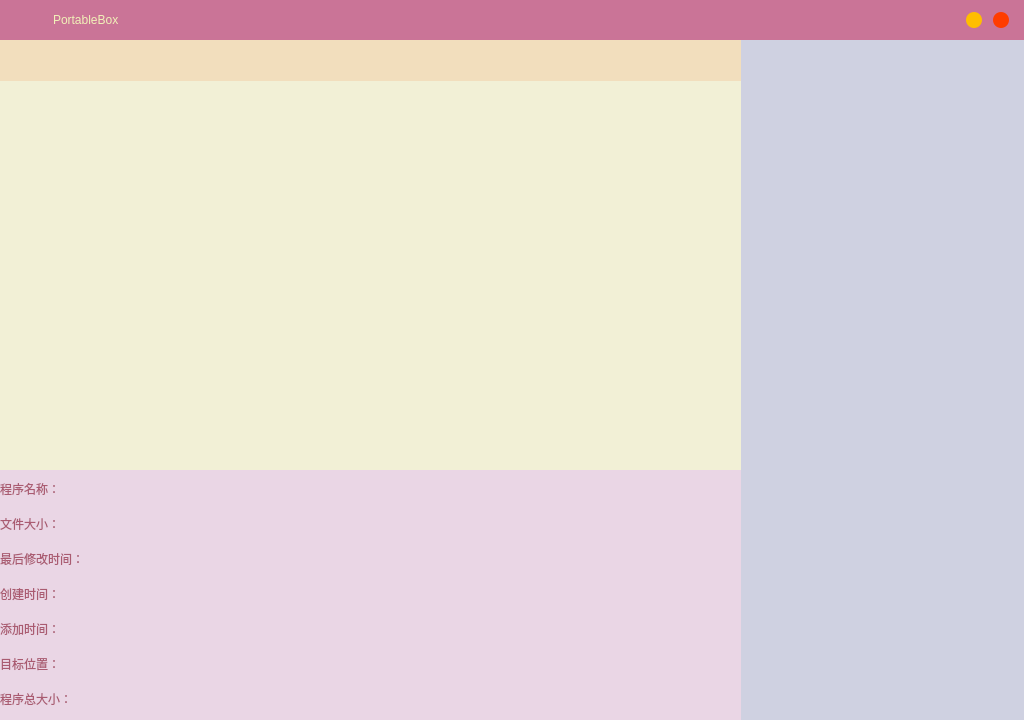
<?xml version="1.0" encoding="UTF-8"?>
<ui version="4.0">
 <class>MainWindow</class>
 <widget class="QMainWindow" name="MainWindow">
  <property name="geometry">
   <rect>
    <x>0</x>
    <y>0</y>
    <width>1024</width>
    <height>720</height>
   </rect>
  </property>
  <property name="minimumSize">
   <size>
    <width>1024</width>
    <height>720</height>
   </size>
  </property>
  <widget class="QWidget" name="BackGroundWidget">
   <property name="styleSheet">
    <string notr="true">QWidget{background-color: rgba(255, 254, 244, 250);}
</string>
   </property>
   <widget class="QWidget" name="TitleWidget" native="true">
    <property name="geometry">
     <rect>
      <x>0</x>
      <y>0</y>
      <width>1024</width>
      <height>40</height>
     </rect>
    </property>
    <property name="styleSheet">
     <string notr="true">font: 11pt &quot;微软雅黑&quot;;
background-color: rgb(202, 116, 151);
</string>
    </property>
    <layout class="QHBoxLayout">
     <property name="spacing">
      <number>6</number>
     </property>
     <property name="leftMargin">
      <number>15</number>
     </property>
     <property name="topMargin">
      <number>0</number>
     </property>
     <property name="rightMargin">
      <number>15</number>
     </property>
     <property name="bottomMargin">
      <number>0</number>
     </property>
     <item>
      <widget class="QLabel" name="Icon">
       <property name="sizePolicy">
        <sizepolicy hsizetype="Minimum" vsizetype="Minimum">
         <horstretch>0</horstretch>
         <verstretch>0</verstretch>
        </sizepolicy>
       </property>
       <property name="minimumSize">
        <size>
         <width>32</width>
         <height>32</height>
        </size>
       </property>
       <property name="maximumSize">
        <size>
         <width>32</width>
         <height>32</height>
        </size>
       </property>
       <property name="styleSheet">
        <string notr="true">QLabel{	
	image:url(:/icon/images/app_icon.png);}</string>
       </property>
       <property name="text">
        <string/>
       </property>
      </widget>
     </item>
     <item>
      <widget class="QLabel" name="Title">
       <property name="styleSheet">
        <string notr="true">QLabel{
    color: rgb(241, 241, 184);
	background-color: rgba(200 ,200, 200,0);
	qproperty-alignment: AlignCenter;
}</string>
       </property>
       <property name="text">
        <string>PortableBox</string>
       </property>
      </widget>
     </item>
     <item>
      <spacer name="TitleSpacer">
       <property name="orientation">
        <enum>Qt::Orientation::Horizontal</enum>
       </property>
       <property name="sizeHint" stdset="0">
        <size>
         <width>40</width>
         <height>20</height>
        </size>
       </property>
      </spacer>
     </item>
     <item>
      <widget class="QPushButton" name="ButtonMin">
       <property name="minimumSize">
        <size>
         <width>16</width>
         <height>16</height>
        </size>
       </property>
       <property name="maximumSize">
        <size>
         <width>16</width>
         <height>16</height>
        </size>
       </property>
       <property name="styleSheet">
        <string notr="true">QPushButton {
	border: 0px;
    border-radius: 8px;
	background-color: rgb(255, 190, 0);}
QPushButton:hover {
	background-color: rgb(170, 170, 255);}
QPushButton:pressed {
	background-color: rgb(0, 170, 255);}</string>
       </property>
       <property name="text">
        <string/>
       </property>
      </widget>
     </item>
     <item>
      <spacer name="TitleSpacer_2">
       <property name="orientation">
        <enum>Qt::Orientation::Horizontal</enum>
       </property>
       <property name="sizeType">
        <enum>QSizePolicy::Policy::Minimum</enum>
       </property>
       <property name="sizeHint" stdset="0">
        <size>
         <width>5</width>
         <height>20</height>
        </size>
       </property>
      </spacer>
     </item>
     <item>
      <widget class="QPushButton" name="ButtonExit">
       <property name="minimumSize">
        <size>
         <width>16</width>
         <height>16</height>
        </size>
       </property>
       <property name="maximumSize">
        <size>
         <width>16</width>
         <height>16</height>
        </size>
       </property>
       <property name="styleSheet">
        <string notr="true">QPushButton {
	border: 0px;
    border-radius: 8px;
	background-color: rgb(255, 60, 0);}
QPushButton:hover {
	background-color: rgb(170, 170, 255);}
QPushButton:pressed {
	background-color: rgb(0, 170, 255);}</string>
       </property>
       <property name="text">
        <string/>
       </property>
      </widget>
     </item>
    </layout>
   </widget>
   <widget class="QWidget" name="AppWidget" native="true">
    <property name="geometry">
     <rect>
      <x>0</x>
      <y>81</y>
      <width>741</width>
      <height>391</height>
     </rect>
    </property>
    <property name="sizePolicy">
     <sizepolicy hsizetype="Preferred" vsizetype="Preferred">
      <horstretch>0</horstretch>
      <verstretch>0</verstretch>
     </sizepolicy>
    </property>
    <property name="styleSheet">
     <string notr="true">QWidget{background-color: rgba(241, 239, 212, 240)}</string>
    </property>
    <layout class="QVBoxLayout" name="verticalLayout">
     <property name="spacing">
      <number>12</number>
     </property>
     <property name="leftMargin">
      <number>12</number>
     </property>
     <property name="topMargin">
      <number>12</number>
     </property>
     <property name="rightMargin">
      <number>0</number>
     </property>
     <property name="bottomMargin">
      <number>12</number>
     </property>
     <item>
      <layout class="QHBoxLayout" name="horizontalLayout_1">
       <property name="spacing">
        <number>12</number>
       </property>
       <property name="leftMargin">
        <number>12</number>
       </property>
       <item>
        <spacer name="horizontalSpacer">
         <property name="orientation">
          <enum>Qt::Orientation::Horizontal</enum>
         </property>
         <property name="sizeHint" stdset="0">
          <size>
           <width>40</width>
           <height>48</height>
          </size>
         </property>
        </spacer>
       </item>
      </layout>
     </item>
     <item>
      <layout class="QHBoxLayout" name="horizontalLayout_2">
       <property name="spacing">
        <number>12</number>
       </property>
       <property name="leftMargin">
        <number>12</number>
       </property>
       <item>
        <spacer name="horizontalSpacer_2">
         <property name="orientation">
          <enum>Qt::Orientation::Horizontal</enum>
         </property>
         <property name="sizeHint" stdset="0">
          <size>
           <width>40</width>
           <height>48</height>
          </size>
         </property>
        </spacer>
       </item>
      </layout>
     </item>
     <item>
      <layout class="QHBoxLayout" name="horizontalLayout_3">
       <property name="spacing">
        <number>12</number>
       </property>
       <property name="leftMargin">
        <number>12</number>
       </property>
       <item>
        <spacer name="horizontalSpacer_3">
         <property name="orientation">
          <enum>Qt::Orientation::Horizontal</enum>
         </property>
         <property name="sizeHint" stdset="0">
          <size>
           <width>40</width>
           <height>48</height>
          </size>
         </property>
        </spacer>
       </item>
      </layout>
     </item>
     <item>
      <layout class="QHBoxLayout" name="horizontalLayout_4">
       <property name="spacing">
        <number>12</number>
       </property>
       <property name="leftMargin">
        <number>12</number>
       </property>
       <item>
        <spacer name="horizontalSpacer_4">
         <property name="orientation">
          <enum>Qt::Orientation::Horizontal</enum>
         </property>
         <property name="sizeHint" stdset="0">
          <size>
           <width>40</width>
           <height>48</height>
          </size>
         </property>
        </spacer>
       </item>
      </layout>
     </item>
     <item>
      <layout class="QHBoxLayout" name="horizontalLayout_5">
       <property name="spacing">
        <number>12</number>
       </property>
       <property name="leftMargin">
        <number>12</number>
       </property>
       <item>
        <spacer name="horizontalSpacer_5">
         <property name="orientation">
          <enum>Qt::Orientation::Horizontal</enum>
         </property>
         <property name="sizeHint" stdset="0">
          <size>
           <width>40</width>
           <height>48</height>
          </size>
         </property>
        </spacer>
       </item>
      </layout>
     </item>
     <item>
      <layout class="QHBoxLayout" name="horizontalLayout_6">
       <property name="spacing">
        <number>12</number>
       </property>
       <property name="leftMargin">
        <number>12</number>
       </property>
       <item>
        <spacer name="horizontalSpacer_6">
         <property name="orientation">
          <enum>Qt::Orientation::Horizontal</enum>
         </property>
         <property name="sizeHint" stdset="0">
          <size>
           <width>40</width>
           <height>48</height>
          </size>
         </property>
        </spacer>
       </item>
      </layout>
     </item>
     <item>
      <spacer name="verticalSpacer">
       <property name="orientation">
        <enum>Qt::Orientation::Vertical</enum>
       </property>
       <property name="sizeHint" stdset="0">
        <size>
         <width>20</width>
         <height>40</height>
        </size>
       </property>
      </spacer>
     </item>
    </layout>
   </widget>
   <widget class="QWidget" name="InfoWidget" native="true">
    <property name="geometry">
     <rect>
      <x>0</x>
      <y>470</y>
      <width>741</width>
      <height>251</height>
     </rect>
    </property>
    <property name="sizePolicy">
     <sizepolicy hsizetype="Preferred" vsizetype="Preferred">
      <horstretch>0</horstretch>
      <verstretch>0</verstretch>
     </sizepolicy>
    </property>
    <property name="styleSheet">
     <string notr="true">QWidget{
	background-color: rgb(234, 214, 229);}</string>
    </property>
    <layout class="QGridLayout" name="gridLayout">
     <item row="5" column="0">
      <widget class="QLabel" name="TargetPath">
       <property name="minimumSize">
        <size>
         <width>80</width>
         <height>20</height>
        </size>
       </property>
       <property name="maximumSize">
        <size>
         <width>80</width>
         <height>20</height>
        </size>
       </property>
       <property name="styleSheet">
        <string notr="true">QLabel{color: rgb(170, 91, 113);}</string>
       </property>
       <property name="text">
        <string>目标位置：</string>
       </property>
      </widget>
     </item>
     <item row="1" column="1">
      <widget class="QLabel" name="FileSizeLabel">
       <property name="styleSheet">
        <string notr="true">QLabel{color: rgb(170, 91, 113);}</string>
       </property>
       <property name="text">
        <string/>
       </property>
       <property name="wordWrap">
        <bool>true</bool>
       </property>
      </widget>
     </item>
     <item row="3" column="1">
      <widget class="QLabel" name="CreateTimeLabel">
       <property name="styleSheet">
        <string notr="true">QLabel{color: rgb(170, 91, 113);}</string>
       </property>
       <property name="text">
        <string/>
       </property>
       <property name="wordWrap">
        <bool>true</bool>
       </property>
      </widget>
     </item>
     <item row="6" column="0">
      <widget class="QLabel" name="TotalSize">
       <property name="minimumSize">
        <size>
         <width>80</width>
         <height>20</height>
        </size>
       </property>
       <property name="maximumSize">
        <size>
         <width>80</width>
         <height>20</height>
        </size>
       </property>
       <property name="styleSheet">
        <string notr="true">QLabel{color: rgb(170, 91, 113);}</string>
       </property>
       <property name="text">
        <string>程序总大小：</string>
       </property>
      </widget>
     </item>
     <item row="2" column="0">
      <widget class="QLabel" name="LastModifiedTime">
       <property name="minimumSize">
        <size>
         <width>80</width>
         <height>20</height>
        </size>
       </property>
       <property name="maximumSize">
        <size>
         <width>80</width>
         <height>20</height>
        </size>
       </property>
       <property name="styleSheet">
        <string notr="true">QLabel{color: rgb(170, 91, 113);}</string>
       </property>
       <property name="text">
        <string>最后修改时间：</string>
       </property>
      </widget>
     </item>
     <item row="2" column="1">
      <widget class="QLabel" name="LastModifiedLabel">
       <property name="styleSheet">
        <string notr="true">QLabel{color: rgb(170, 91, 113);}</string>
       </property>
       <property name="text">
        <string/>
       </property>
       <property name="wordWrap">
        <bool>true</bool>
       </property>
      </widget>
     </item>
     <item row="4" column="1">
      <widget class="QLabel" name="AddTimeLabel">
       <property name="styleSheet">
        <string notr="true">QLabel{color: rgb(170, 91, 113);}</string>
       </property>
       <property name="text">
        <string/>
       </property>
       <property name="wordWrap">
        <bool>true</bool>
       </property>
      </widget>
     </item>
     <item row="5" column="1">
      <widget class="QLineEdit" name="TargetPathLine">
       <property name="styleSheet">
        <string notr="true">QLineEdit{border:none;color: rgb(170, 91, 113);}</string>
       </property>
       <property name="text">
        <string/>
       </property>
       <property name="readOnly">
        <bool>true</bool>
       </property>
      </widget>
     </item>
     <item row="3" column="0">
      <widget class="QLabel" name="CreateTime">
       <property name="minimumSize">
        <size>
         <width>80</width>
         <height>20</height>
        </size>
       </property>
       <property name="maximumSize">
        <size>
         <width>80</width>
         <height>20</height>
        </size>
       </property>
       <property name="styleSheet">
        <string notr="true">QLabel{color: rgb(170, 91, 113);}</string>
       </property>
       <property name="text">
        <string>创建时间：</string>
       </property>
      </widget>
     </item>
     <item row="4" column="0">
      <widget class="QLabel" name="AddTime">
       <property name="minimumSize">
        <size>
         <width>80</width>
         <height>20</height>
        </size>
       </property>
       <property name="maximumSize">
        <size>
         <width>80</width>
         <height>20</height>
        </size>
       </property>
       <property name="styleSheet">
        <string notr="true">QLabel{color: rgb(170, 91, 113);}</string>
       </property>
       <property name="text">
        <string>添加时间：</string>
       </property>
      </widget>
     </item>
     <item row="6" column="1">
      <widget class="QLabel" name="TotalSizeLabel">
       <property name="styleSheet">
        <string notr="true">QLabel{color: rgb(170, 91, 113);}</string>
       </property>
       <property name="text">
        <string/>
       </property>
       <property name="wordWrap">
        <bool>true</bool>
       </property>
      </widget>
     </item>
     <item row="0" column="0">
      <widget class="QLabel" name="FileName">
       <property name="minimumSize">
        <size>
         <width>80</width>
         <height>20</height>
        </size>
       </property>
       <property name="maximumSize">
        <size>
         <width>80</width>
         <height>20</height>
        </size>
       </property>
       <property name="styleSheet">
        <string notr="true">QLabel{color: rgb(170, 91, 113);}</string>
       </property>
       <property name="text">
        <string>程序名称：</string>
       </property>
      </widget>
     </item>
     <item row="1" column="0">
      <widget class="QLabel" name="FileSize">
       <property name="minimumSize">
        <size>
         <width>80</width>
         <height>20</height>
        </size>
       </property>
       <property name="maximumSize">
        <size>
         <width>80</width>
         <height>20</height>
        </size>
       </property>
       <property name="styleSheet">
        <string notr="true">QLabel{color: rgb(170, 91, 113);}</string>
       </property>
       <property name="text">
        <string>文件大小：</string>
       </property>
      </widget>
     </item>
     <item row="0" column="1">
      <widget class="QLabel" name="FileNameLabel">
       <property name="styleSheet">
        <string notr="true">QLabel{color: rgb(170, 91, 113);}</string>
       </property>
       <property name="text">
        <string/>
       </property>
       <property name="wordWrap">
        <bool>true</bool>
       </property>
      </widget>
     </item>
    </layout>
   </widget>
   <widget class="QWidget" name="BtnWidget" native="true">
    <property name="geometry">
     <rect>
      <x>741</x>
      <y>40</y>
      <width>283</width>
      <height>681</height>
     </rect>
    </property>
    <property name="sizePolicy">
     <sizepolicy hsizetype="Preferred" vsizetype="Preferred">
      <horstretch>0</horstretch>
      <verstretch>0</verstretch>
     </sizepolicy>
    </property>
    <property name="minimumSize">
     <size>
      <width>283</width>
      <height>681</height>
     </size>
    </property>
    <property name="maximumSize">
     <size>
      <width>283</width>
      <height>681</height>
     </size>
    </property>
    <property name="styleSheet">
     <string notr="true">QWidget{background-color: rgb(207, 209, 225);}</string>
    </property>
   </widget>
   <widget class="QWidget" name="BtnWidget_2" native="true">
    <property name="geometry">
     <rect>
      <x>0</x>
      <y>40</y>
      <width>741</width>
      <height>41</height>
     </rect>
    </property>
    <property name="sizePolicy">
     <sizepolicy hsizetype="Preferred" vsizetype="Preferred">
      <horstretch>0</horstretch>
      <verstretch>0</verstretch>
     </sizepolicy>
    </property>
    <property name="styleSheet">
     <string notr="true">QWidget{background-color: #f2debd;}</string>
    </property>
    <layout class="QVBoxLayout" name="verticalLayout_2">
     <property name="spacing">
      <number>0</number>
     </property>
     <property name="leftMargin">
      <number>0</number>
     </property>
     <property name="topMargin">
      <number>0</number>
     </property>
     <property name="rightMargin">
      <number>0</number>
     </property>
     <property name="bottomMargin">
      <number>0</number>
     </property>
     <item>
      <layout class="QHBoxLayout" name="horizontalLayout_7">
       <property name="spacing">
        <number>12</number>
       </property>
       <property name="leftMargin">
        <number>12</number>
       </property>
       <property name="rightMargin">
        <number>0</number>
       </property>
       <item>
        <widget class="QPushButton" name="ButtonAdd">
         <property name="sizePolicy">
          <sizepolicy hsizetype="Minimum" vsizetype="Minimum">
           <horstretch>0</horstretch>
           <verstretch>0</verstretch>
          </sizepolicy>
         </property>
         <property name="minimumSize">
          <size>
           <width>32</width>
           <height>32</height>
          </size>
         </property>
         <property name="maximumSize">
          <size>
           <width>32</width>
           <height>32</height>
          </size>
         </property>
         <property name="font">
          <font>
           <family>微软雅黑</family>
           <pointsize>12</pointsize>
           <italic>false</italic>
           <bold>false</bold>
          </font>
         </property>
         <property name="styleSheet">
          <string notr="true">QPushButton {
	background-color: rgba(255, 255, 255, 0);
	border: none;
	image: url(:/btn/images/add_64px.png);
}
QPushButton:hover {
	background-color:qlineargradient(x1: 0, y1: 0, x2: 0, y2: 1, 
	stop: 0 rgba(236, 210, 226, 255), stop: 1 rgb(220, 223, 243)); 
	color: #555;
	border: 1px solid rgb(212, 208, 255);
}
QPushButton:pressed {
	background-color:qlineargradient(x1: 0, y1: 0, x2: 0, y2: 1, 
		stop: 0 rgba(212, 212, 236, 255), stop: 1 rgba(226, 207, 216, 255));
	border: 1px solid rgb(212, 208, 255);
}</string>
         </property>
         <property name="text">
          <string/>
         </property>
        </widget>
       </item>
       <item>
        <widget class="QPushButton" name="ButtonDel">
         <property name="sizePolicy">
          <sizepolicy hsizetype="Minimum" vsizetype="Minimum">
           <horstretch>0</horstretch>
           <verstretch>0</verstretch>
          </sizepolicy>
         </property>
         <property name="minimumSize">
          <size>
           <width>32</width>
           <height>32</height>
          </size>
         </property>
         <property name="maximumSize">
          <size>
           <width>32</width>
           <height>32</height>
          </size>
         </property>
         <property name="font">
          <font>
           <family>微软雅黑</family>
           <pointsize>12</pointsize>
           <italic>false</italic>
           <bold>false</bold>
          </font>
         </property>
         <property name="styleSheet">
          <string notr="true">QPushButton {
	image: url(:/btn/images/del_64px.png);
	border: none;
}
QPushButton:hover {
	background-color:qlineargradient(x1: 0, y1: 0, x2: 0, y2: 1, 
	stop: 0 rgba(236, 210, 226, 255), stop: 1 rgb(220, 223, 243)); 
	color: #555;
	border: 1px solid rgb(212, 208, 255);
}
QPushButton:pressed {
	background-color:qlineargradient(x1: 0, y1: 0, x2: 0, y2: 1, 
		stop: 0 rgba(212, 212, 236, 255), stop: 1 rgba(226, 207, 216, 255));
	border: 1px solid rgb(212, 208, 255);
}</string>
         </property>
        </widget>
       </item>
       <item>
        <spacer name="horizontalSpacer_7">
         <property name="orientation">
          <enum>Qt::Orientation::Horizontal</enum>
         </property>
         <property name="sizeHint" stdset="0">
          <size>
           <width>40</width>
           <height>32</height>
          </size>
         </property>
        </spacer>
       </item>
      </layout>
     </item>
    </layout>
   </widget>
  </widget>
 </widget>
 <resources>
  <include location="Images.qrc"/>
 </resources>
 <connections/>
</ui>
